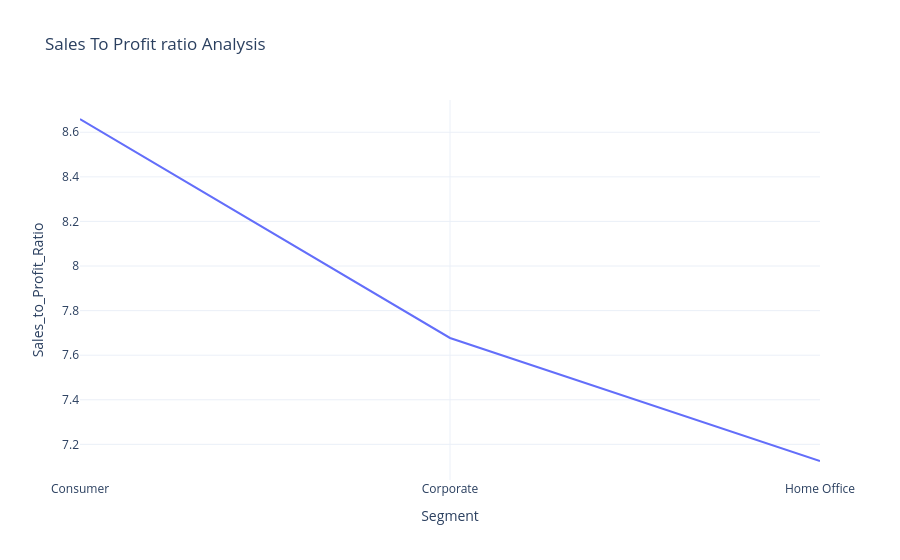

Notebook code for this chart:
### Code cell
fig = px.line(sales_profit_by_segment,
              x='Segment',
              y='Sales_to_Profit_Ratio',
              title='Sales To Profit ratio Analysis')
fig.show()

### Figure 1 — Plotly figure (JSON) as saved in the notebook; plotly's stock layout.template omitted (floating-point values rounded to 4 significant figures)
{"data": [{"hovertemplate": "Segment=%{x}<br>Sales_to_Profit_Ratio=%{y}<extra></extra>", "legendgroup": "", "line": {"color": "#636efa", "dash": "solid"}, "marker": {"symbol": "circle"}, "mode": "lines", "name": "", "orientation": "v", "showlegend": false, "type": "scatter", "x": ["Consumer", "Corporate", "Home Office"], "xaxis": "x", "y": [8.659, 7.677, 7.125], "yaxis": "y"}], "layout": {"legend": {"tracegroupgap": 0}, "title": {"text": "Sales To Profit ratio Analysis"}, "xaxis": {"anchor": "y", "domain": [0, 1], "title": {"text": "Segment"}}, "yaxis": {"anchor": "x", "domain": [0, 1], "title": {"text": "Sales_to_Profit_Ratio"}}}}
